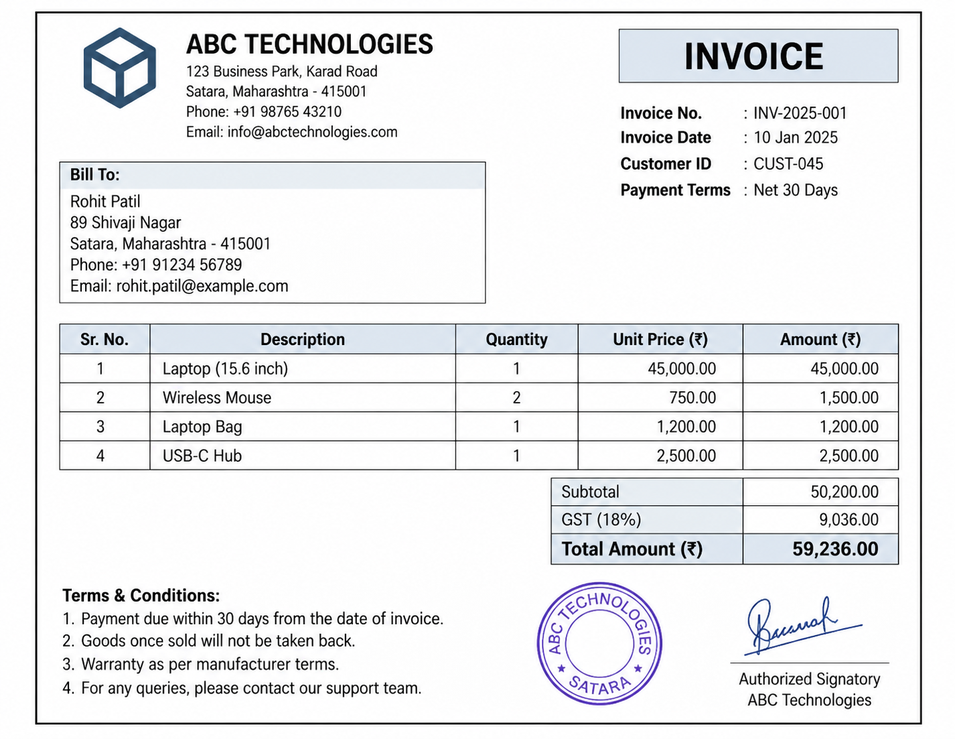
%> input picture images/sample_document.png.png, 955 x 739 px, shrunk from 1426 x 1103 before the run
$ octave main.m   (GNU Octave 9; MATLAB toolbox functions it lacks are replaced by stand-ins)
%> lines starting %> are read from the running program, lines starting %| are printed output that depends on the picture
### src/preprocessImage.m

function grayImg = preprocessImage(img)
% Convert RGB image to grayscale
if size(img, 3) == 3
    grayImg = rgb2gray(img);
else
    grayImg = img;
end

% Convert to uint8 format
grayImg = im2uint8(grayImg);

% Reduce small amounts of noise
grayImg = medfilt2(grayImg, [3 3]);
end

### src/detectCopyMove.m
function [resultImg, matchedPoints1, matchedPoints2] = detectCopyMove(img)

    disp('Starting RANSAC-verified single-image copy-move detection...');

    if nargin < 1 || isempty(img)
        error('Input image is required. Example: detectCopyMove(img)');
    end

    resultImg = img;
    if size(img,3) == 3
        gray = rgb2gray(img);
    else
        gray = img;
    end
    gray = im2uint8(gray);
    [H,W] = size(gray);

    matchedPoints1 = zeros(0,2);
    matchedPoints2 = zeros(0,2);

    %% 1. Split image into overlapping tiles
    tileW = ceil(W/2);
    tileH = ceil(H/2);
    starts = [1 1; max(1,floor(W/2)) 1; ...
              1 max(1,floor(H/2)); max(1,floor(W/2)) max(1,floor(H/2))];

    tiles = cell(4,1);
    offsets = zeros(4,2); % [x y] offset to full-image coordinates
    for t = 1:4
        x0 = starts(t,1);
        y0 = starts(t,2);
        x1 = min(W,x0+tileW-1);
        y1 = min(H,y0+tileH-1);
        tiles{t} = gray(y0:y1,x0:x1);
        offsets(t,:) = [x0-1 y0-1];
    end

    %% 2. Detect and match SURF features across tile pairs
    tilePairs = nchoosek(1:4,2);
    for k = 1:size(tilePairs,1)
        a = tilePairs(k,1);
        b = tilePairs(k,2);

        pointsA = detectSURFFeatures(tiles{a},'MetricThreshold',150);
        pointsB = detectSURFFeatures(tiles{b},'MetricThreshold',150);
        if pointsA.Count < 4 || pointsB.Count < 4
            continue;
        end

        [featuresA,validA] = extractFeatures(tiles{a},pointsA);
        [featuresB,validB] = extractFeatures(tiles{b},pointsB);
        pairs = matchFeatures(featuresA,featuresB, ...
            'Unique',true,'MaxRatio',0.65,'MatchThreshold',60);
        if isempty(pairs)
            continue;
        end

        pA = validA(pairs(:,1)).Location + offsets(a,:);
        pB = validB(pairs(:,2)).Location + offsets(b,:);

        % Reject near-identical points and implausibly short shifts.
        delta = pB-pA;
        keep = hypot(delta(:,1),delta(:,2)) > 35;
        matchedPoints1 = [matchedPoints1; pA(keep,:)]; %#ok<AGROW>
        matchedPoints2 = [matchedPoints2; pB(keep,:)]; %#ok<AGROW>
    end

    %% 3. Remove duplicate matches caused by overlapping tiles
    if ~isempty(matchedPoints1)
        pairTable = round([matchedPoints1 matchedPoints2]);
        [~,uniqueIdx] = unique(pairTable,'rows','stable');
        matchedPoints1 = matchedPoints1(uniqueIdx,:);
        matchedPoints2 = matchedPoints2(uniqueIdx,:);
    end

    n = size(matchedPoints1,1);
    fprintf('Unique candidate feature pairs: %d\n',n);
    if n < 8
        warning('Too few feature pairs. Try a sharper, higher-resolution image.');
        return;
    end

    allP1 = matchedPoints1;
    allP2 = matchedPoints2;
    displacement = allP2-allP1;

    %% 4. Cluster displacement vectors
    epsShift = 12;
    minShiftPoints = max(6,ceil(0.015*n));
    labels = dbscan(displacement,epsShift,minShiftPoints);
    clusterIds = unique(labels(labels > 0));

    if isempty(clusterIds)
        warning('No consistent displacement cluster was found.');
        showCandidateDisplacements(displacement,labels);
        return;
    end

    counts = arrayfun(@(id) sum(labels==id),clusterIds);
    [~,order] = sort(counts,'descend');

    %% 5. Apply RANSAC geometric verification to strongest clusters

    selected = false(n,1);
    chosenId = NaN;
    selectedTransform = [];
    selectedShift = [NaN NaN];

    for j = 1:numel(order)
        id = clusterIds(order(j));
        candidate = labels == id;
        if sum(candidate) < max(6,minShiftPoints)
            continue;
        end

        src = allP1(candidate,:);
        dst = allP2(candidate,:);
        if spatialSpread(src) < 25 || spatialSpread(dst) < 25
            continue;
        end

        try
            srcObj = cornerPoints(src);
            dstObj = cornerPoints(dst);
            [tform,inlierIdx] = estimateGeometricTransform2D( ...
                srcObj,dstObj,'similarity', ...
                'MaxDistance',4,'Confidence',99,'MaxNumTrials',3000);
            inlierIdx = logical(inlierIdx(:));
        catch ME
            warning('RANSAC verification failed for a cluster: %s',ME.message);
            continue;
        end

        if numel(inlierIdx) ~= size(src,1) || sum(inlierIdx) < 6
            continue;
        end

        inSrc = src(inlierIdx,:);
        inDst = dst(inlierIdx,:);
        inShift = inDst-inSrc;
        medShift = median(inShift,1);
        residual = hypot(inShift(:,1)-medShift(1), ...
                         inShift(:,2)-medShift(2));

        % Keep mostly translational matches; reject large geometric spread.
        if median(residual) > 5 || spatialSpread(inSrc) < 25 || spatialSpread(inDst) < 25
            continue;
        end

        candidateIndices = find(candidate);
        selected(candidateIndices(inlierIdx)) = true;
        chosenId = id;
        selectedTransform = tform;
        selectedShift = medShift;
        break;
    end

    if ~any(selected)
        warning(['No displacement cluster passed RANSAC and translation ' ...
                 'checks. The repeated document layout may be causing false matches.']);
        showCandidateDisplacements(displacement,labels);
        return;
    end

    %% 6. Keep only verified inlier point pairs
    src = allP1(selected,:);
    dst = allP2(selected,:);
    shift = median(dst-src,1);

    fprintf('Displacement clusters found: %d\n',numel(clusterIds));
    fprintf('Selected cluster: %d\n',chosenId);
    fprintf('RANSAC-verified inlier pairs: %d of %d candidates\n',size(src,1),n);
    fprintf('Median translation: dx = %.1f px, dy = %.1f px\n',shift(1),shift(2));

    matchedPoints1 = src;
    matchedPoints2 = dst;

    %% Figure 2: displacement consensus
    figure('Name','Copy-Move Displacement Consensus','Color','w');
    scatter(displacement(:,1),displacement(:,2),10,[0.65 0.65 0.65],'filled');
    hold on;
    scatter(displacement(selected,1),displacement(selected,2),24,'filled');
    xlabel('Horizontal displacement (pixels)');
    ylabel('Vertical displacement (pixels)');
    title(sprintf('RANSAC-Verified Translation: (%.1f, %.1f) px',shift(1),shift(2)));
    legend('Other candidates','Verified inliers','Location','best');
    grid on;
    hold off;

    %% Figure 3: selected verified matches
    figure('Name','Selected Copy-Move Feature Matches','Color','w');
    showMatchedFeatures(gray,gray,src,dst,'montage');
    title(sprintf('RANSAC-Verified Candidate Matches (%d pairs)',size(src,1)));

    %% Figure 4: candidate point locations
    figure('Name','Copy-Move Candidate Locations','Color','w');
    imshow(img);
    hold on;
    plot(src(:,1),src(:,2),'ro','MarkerSize',4,'LineWidth',1);
    plot(dst(:,1),dst(:,2),'g+','MarkerSize',5,'LineWidth',1);
    title('Verified Candidate Source (red) and Destination (green) Points');
    legend('Source candidates','Destination candidates','Location','best');
    hold off;

    %% Figure 5: spatially clustered candidate boxes
    srcBoxes = pointCloudBoxes(src,W,H);
    dstBoxes = pointCloudBoxes(dst,W,H);

    figure('Name','Refined Copy-Move Candidate Regions','Color','w');
    imshow(img);
    hold on;
    for q = 1:size(srcBoxes,1)
        rectangle('Position',srcBoxes(q,:),'EdgeColor','r','LineWidth',2);
    end
    for q = 1:size(dstBoxes,1)
        rectangle('Position',dstBoxes(q,:),'EdgeColor','g','LineWidth',2);
    end
    title('RANSAC-Verified Candidate Regions: Red = Source, Green = Destination');
    hold off;

    disp('Analysis completed. Inspect the highlighted regions manually.');
    disp('RANSAC reduces inconsistent matches but cannot eliminate all false positives.');
end

% [50 lines left out: functions spatialSpread, pointCloudBoxes, showCandidateDisplacements, not called in this run]

### src/main.m

clc;
clear;
close all;

disp('Starting Document Forgery Detection...');

% Select a document image
[file, path] = uigetfile( ...
    {'*.jpg;*.jpeg;*.png;*.tif;*.tiff', ...
    'Document Images'}, ...
    'Select a Document Image');
%> the answer given: ../images/sample_document.png.png

if isequal(file, 0)
    disp('No image selected.');
    return;
end

% Load the image
img = imread(fullfile(path, file));
%> img is the input picture: size 739x955x3 uint8; mean R, G, B 234.6, 235.4, 236.9
disp('Document image loaded successfully.');

% Preprocess the document
grayImg = preprocessImage(img);
%> in preprocessImage, `grayImg = medfilt2(grayImg, [3 3]);`:
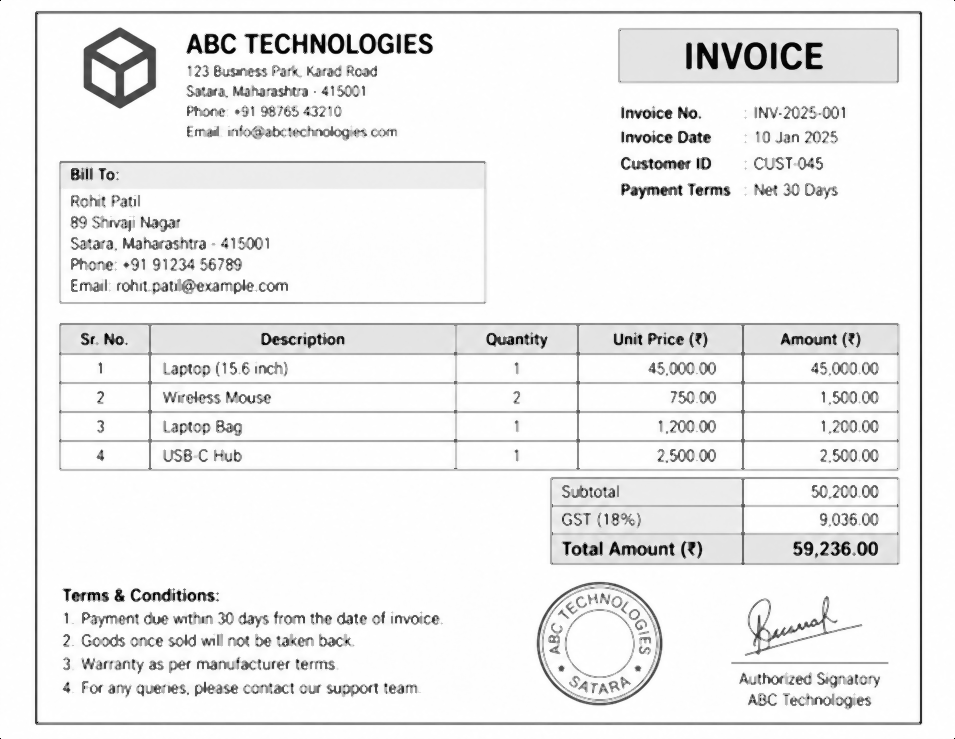
%> grayImg: size 739x955 uint8; min 0, max 255, mean 237.9
disp('Preprocessing completed.');

% Display original and processed images
figure('Name', 'Document Preprocessing');

subplot(1, 2, 1);
imshow(img);
title('Original Document');

subplot(1, 2, 2);
imshow(grayImg);
title('Preprocessed Grayscale Image');

% Run copy-move detection
disp('Calling copy-move detection...');

[resultImg, matchedPoints1, matchedPoints2] = ...
    detectCopyMove(grayImg);
%> after the loop in detectCopyMove, `for t = 1:4`: offsets = [0 0; 476 0; 0 368; 476 368]; tiles = 4 items
%> the run ends on the next line
